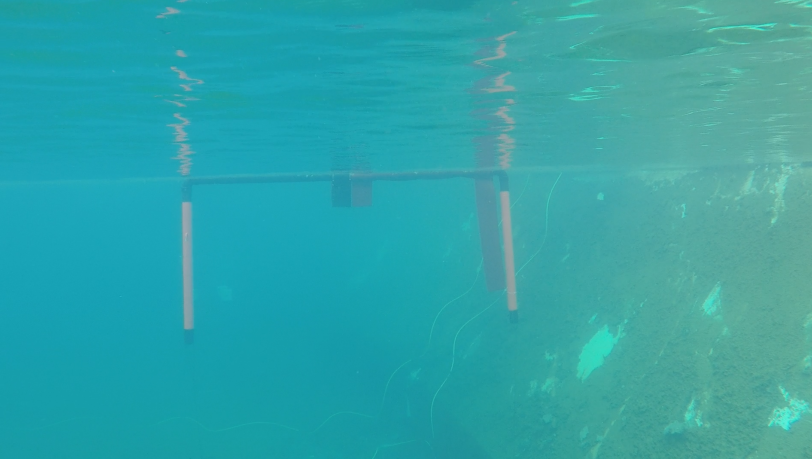
#> input picture src/00_12.PNG, 1624 x 918 px, given in place of Path4.png, which was not available (shown at 1/2 size)
$ python path.py
#> lines starting #> are read from the running program, lines starting #| are printed output that depends on the picture; after the words box and inside, x2 and y2 are one past the last pixel; in counts of white or black regions, pixels touching at a corner belong together; pictures that were not available may be replaced by others from this repository, and a replacement may not be noted
import os
import cv2
import glob
import math
import requests
import numpy as np
import matplotlib.pyplot as plt
from scipy.optimize import fsolve
from scipy.optimize import broyden1

class PathMarker():

   def __init__(self):
     self.x1 = 0
     self.x2 = 0
     self.y1 = 0
     self.y2 = 0
     self.d = 0
     self.l = 0

     self.YELLOW = (100, 255, 200)
     self.RED = (0, 0, 255)

   def RefPoint1(self,frame):
     # This function returns center point dimensions for a given image
     dimensions = frame.shape
     Y = int(dimensions[0]/2)
     X = int(dimensions[1]/2)
     center_coords = (X,Y)
     return center_coords

   def RefPoint2(self,frame, ref_point_1, starting_point, center_point):
     # This function returns the second reference point
     dist = int(math.sqrt((starting_point[0]-center_point[0])**2 + (starting_point[1]-center_point[1])**2))
     ref_point = (ref_point_1[0], ref_point_1[1]+dist)
     return ref_point

   # This function draws a point at the given coordinates
   def DrawPoint1(self,frame, text, color, X, Y):
  	 	font = cv2.FONT_HERSHEY_SIMPLEX
   		coord = (X, Y)
   		text_coord = (X+25, Y+25)
   		fontScale = 3
   		textScale = 1
   		fontColor = color
   		lineType = 7
   		cv2.putText(frame, '.', coord, font, fontScale, fontColor, lineType)
   		cv2.putText(frame, text, text_coord, font, textScale, fontColor, 6)
   		return frame
   # This function draws a line between two given points
   def DrawLine(self,frame, point1, point2):
     cv2.line(frame, point1, point2, (0, 255, 0), thickness=3, lineType=8)
     return frame
   def PreProcess(self,frame):
     imgray = cv2.cvtColor(frame, cv2.COLOR_BGR2RGB)

     # apply gaussian blur
     blur = cv2.GaussianBlur(frame,(5,5),0)
     blur1 = cv2.GaussianBlur(blur,(5,5),0)
     blur2 = cv2.GaussianBlur(blur1,(5,5),0)
     blur3 = cv2.GaussianBlur(blur2,(5,5),0)
     blur4 = cv2.GaussianBlur(blur3,(5,5),0)

     # convert from bgr to hsv
     hsv = cv2.cvtColor(blur4, cv2.COLOR_BGR2HSV)

     # define mask boundaries
     lower_blue = np.array([0,100,20])
     upper_blue = np.array([100,255,255])

     # apply HSV mask
     err = cv2.inRange(hsv, lower_blue, upper_blue)

     # apply morphological operators
     _, mask = cv2.threshold(err, 250, 255, cv2.THRESH_BINARY_INV)
     kernel = np.ones((5, 5), np.uint8)
     dilation = cv2.dilate(mask, kernel)

     # apply canny line detection
     edges = cv2.Canny(dilation,1000,1200)
     edges = np.float32(edges)
     return  edges

   def CornerDetect(self,img, edges):
     ret_list_x = []
     ret_list_y = []

     # GFTT Params
     max_num_of_corners = 18
     quality_level = 0.05
     min_distance = 34

     corners = cv2.goodFeaturesToTrack(edges, max_num_of_corners, quality_level, min_distance)
     corners = np.int0(corners)

     for i in corners:
       x1, y1 = i.ravel()
       cv2.circle(img,(x1,y1),3,255,-1)
       ret_list_x.append(x1)
       ret_list_y.append(y1)
     return img, ret_list_x, ret_list_y, corners
   # This function returns the starting point and the ending point
   # TODO: Remember to check if the shape is vertical or horizontal
   def get_starting_and_ending_points(self,corners):
     corners = corners[corners[:,0,1].argsort()]

     range = 2
     x = [p[0][0] for p in corners[0:range]]
     y = [p[0][1] for p in corners[0:range]]

     end_centroid = (int(sum(x) / range), int(sum(y) / range))

     x = [p[0][0] for p in corners[-range:]]
     y = [p[0][1] for p in corners[-range:]]

     start_centroid = (int(sum(x) / range), int(sum(y) / range))

     return start_centroid, end_centroid

   def f1(self,x):
     return (math.sqrt( abs( (self.l**2) - (self.x1**2) + (2*self.x1*x) - (x**2)) ) + self.y1 )

   def f2(self,x):
     return (math.sqrt( abs( (self.l**2) - (self.x2**2) + (2*self.x2*x) - (x**2)) ) + self.y2 )

   def twofuncs(self,x):
     y = [ self.f1(x[0])-x[1], self.f2(x[0])-x[1] ]
     return y

   def eqs(self,p):
     x, y = p
     return (y - (math.sqrt(abs((self.l**2) - (self.x1**2) + (2*self.x1*x) - (x**2))) + self.y1), y - (math.sqrt(abs((self.l**2) - (self.x2**2) + (2*self.x2*x) - (x**2))) + self.y2))

   def get_center_point(self,corners, starting_point, ending_point):
     #global x1, y1, x2, y2, l
     self.x1 = starting_point[0]
     self.y1 = starting_point[1]
     self.x2 = ending_point[0]
     self.y2 = ending_point[1]
     self.d = int(math.sqrt((self.x1-self.x2)**2+(self.y1-self.y2)**2))
     self.l = int((self.d/math.sin(math.radians(135)))*math.sin(math.radians(22.5)))
     print('({},{}) ({},{})\nbase = {} side = {}'.format(self.x1,self.y1,self.x2,self.y2,self.d,self.l))
     # [5 lines of commented-out code are left out]
     return (self.x1, self.y1)

   def find_path(self,img):
     im = np.array(img)

     # Draw reference point
     ref_coords = self.RefPoint1(img) # get reference point coordinates
     im = self.DrawPoint1(im, 'Reference Point', self.RED, ref_coords[0], ref_coords[1]) # draw

     # Preprocess image
     edges = self.PreProcess(img)
     edges_w_corners, edges_x_l, edges_y_l, corners = self.CornerDetect(img, edges)
     #
     # Get marker starting and ending points and draw them
     starting_point, ending_point = self.get_starting_and_ending_points(corners)
     im = self.DrawPoint1(im, 'Starting Point', self.YELLOW, starting_point[0], starting_point[1])
     im = self.DrawPoint1(im, 'Ending Point', self.YELLOW, ending_point[0], ending_point[1])

   #   # Get the center corner point and draw it
     center_point = self.get_center_point(corners, starting_point, ending_point)
     im = self.DrawPoint1(im, 'Center Point', self.YELLOW, center_point[0], center_point[1])

     # Connect the points with lines
     im = self.DrawLine(im, starting_point, center_point)
     im = self.DrawLine(im, center_point, ending_point)

     # Calculate and draw second reference point
     second_ref_coords = self.RefPoint2(im, ref_coords, starting_point, center_point) # get second reference point coordinates
     im = self.DrawPoint1(im, 'Reference Point 2', self.RED, second_ref_coords[0], second_ref_coords[1]) # draw

     im_rgb = cv2.cvtColor(im, cv2.COLOR_BGR2RGB)
     return im_rgb

path = PathMarker()

frame = cv2.imread("/home/zeyad/Path4.png",1)
#> frame is the input picture: shape (918, 1624, 3); mean B, G, R 168.8, 164.3, 47.9
processed_frame = path.find_path(frame)
#> in find_path, `ref_coords = self.RefPoint1(img)`: ref_coords = (812, 459)
#> in DrawPoint1, `cv2.putText(frame, text, text_coord, font, textScale, fontColor, 6)`:
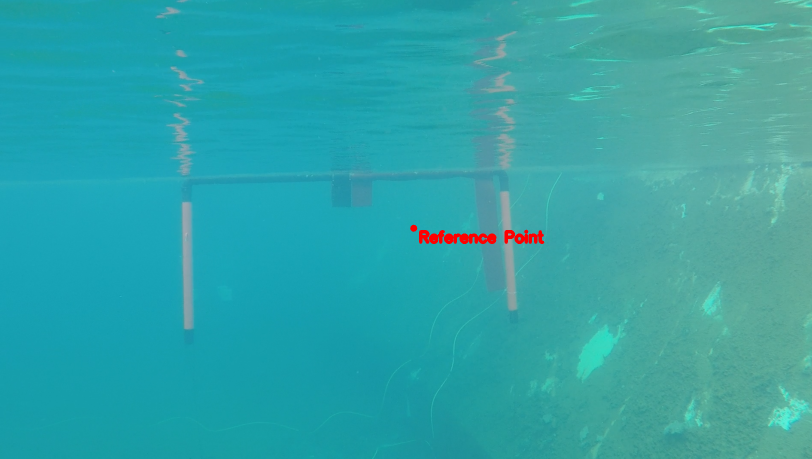
#> frame: shape (918, 1624, 3) (shown at 1/2 size); mean B, G, R 168.3, 163.8, 48.4
#> in PreProcess, `hsv = cv2.cvtColor(blur4, cv2.COLOR_BGR2HSV)`: hsv: shape (918, 1624, 3); mean H, S, V 90.5, 183.6, 172.2
#> in PreProcess, `err = cv2.inRange(hsv, lower_blue, upper_blue)`:
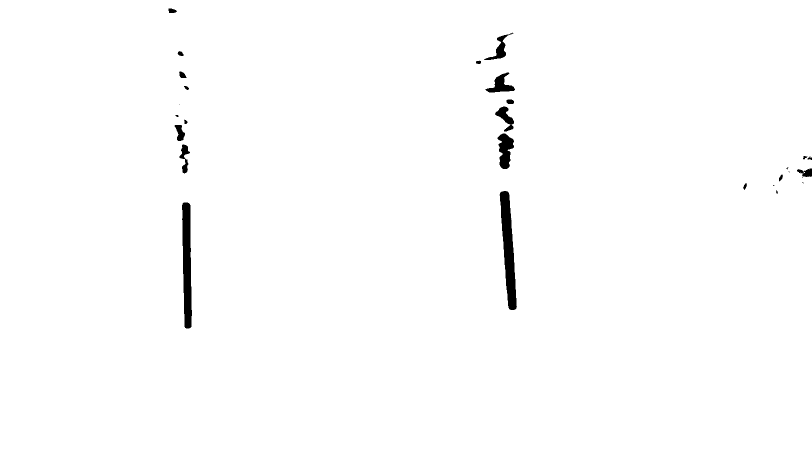
#> err: shape (918, 1624) (shown at 1/2 size); 99% white; 29 black regions (9 under 20 px), largest, box (x1, y1, x2, y2) and area: (999, 382, 1034, 620) 4435, (364, 405, 384, 657) 3890, (995, 267, 1028, 338) 1498
#> in PreProcess, `_, mask = cv2.threshold(err, 250, 255, cv2.THRESH_BINARY_INV)`:
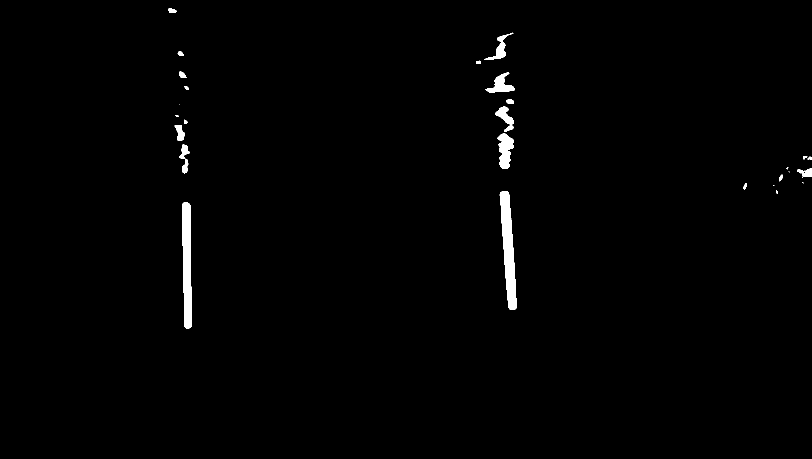
#> mask: shape (918, 1624) (shown at 1/2 size); 0.98% white; 29 white regions (9 under 20 px), largest, box (x1, y1, x2, y2) and area: (999, 382, 1034, 620) 4435, (364, 405, 384, 657) 3890, (995, 267, 1028, 338) 1498
#> in PreProcess, `dilation = cv2.dilate(mask, kernel)`:
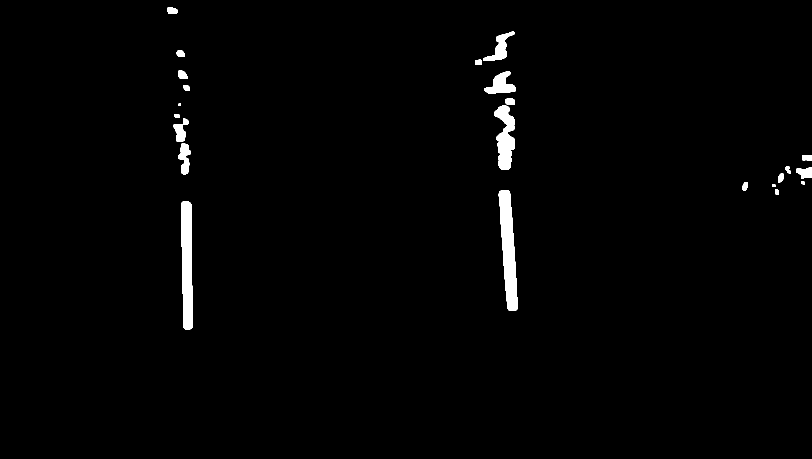
#> dilation: shape (918, 1624) (shown at 1/2 size); 1.4% white; 24 white regions, largest, box (x1, y1, x2, y2) and area: (997, 380, 1036, 622) 5544, (362, 403, 386, 659) 5002, (988, 211, 1030, 340) 3270
#> in PreProcess, `edges = cv2.Canny(dilation,1000,1200)`:
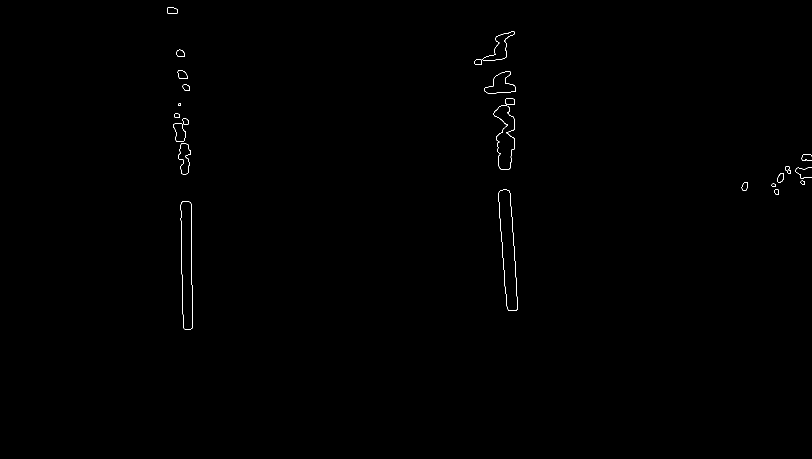
#> edges: shape (918, 1624) (shown at 1/2 size); 0.19% white in thin lines or dots, all inside (x1, y1, x2, y2) = (334, 14, 1624, 659)
#> in CornerDetect, `corners = cv2.goodFeaturesToTrack(edges, max_num_of_corners, quality_l..`: corners = 18 rows, first 8: [373, 312], [1555, 386], [1607, 366], [1493, 366], [1579, 344], [356, 233], [1017, 225], [377, 179]
#> the loop in CornerDetect, `for i in corners:` made 18 passes
#> (x1, y1) on passes 1 to 12: (373, 312), (1555, 386), (1607, 366), (1493, 366), (1579, 344), (356, 233), (1017, 225), (377, 179), (984, 171), (961, 127), (366, 111), (337, 25)
#> after the loop in CornerDetect, `for i in corners:`: img: shape (918, 1624, 3); 0.04% of pixels changed, all inside (x1, y1, x2, y2) = (334, 22, 1611, 390)
#> after the loop in CornerDetect, `for i in corners:`: ret_list_x = [373, 1555, 1607, 1493, 1579, 356, 1017, 377, 984, 961, 366, 337, 1014, 1024, 989, 1605, 1018, 1026]; ret_list_y = [312, 386, 366, 366, 344, 233, 225, 179, 171, 127, 111, 25, 265, 301, 107, 318, 144, 64]
#> in find_path, `edges_w_corners, edges_x_l, edges_y_l, corners = self.CornerDetect(img..`: edges_x_l has the same summary as ret_list_x in CornerDetect; edges_y_l has the same summary as ret_list_y in CornerDetect
#> in get_starting_and_ending_points, `corners = corners[corners[:,0,1].argsort()]`: corners = 18 rows, first 8: [337, 25], [1026, 64], [989, 107], [366, 111], [961, 127], [1018, 144], [984, 171], [377, 179]
#> in get_starting_and_ending_points, `x = [p[0][0] for p in corners[0:range]]`: x = [337, 1026]
#> in get_starting_and_ending_points, `y = [p[0][1] for p in corners[0:range]]`: y = [25, 64]
#> in get_starting_and_ending_points, `end_centroid = (int(sum(x) / range), int(sum(y) / range))`: end_centroid = (681, 44)
#> in get_starting_and_ending_points, `x = [p[0][0] for p in corners[-range:]]`: x = [1493, 1555]
#> in get_starting_and_ending_points, `y = [p[0][1] for p in corners[-range:]]`: y = [366, 386]
#> in get_starting_and_ending_points, `start_centroid = (int(sum(x) / range), int(sum(y) / range))`: start_centroid = (1524, 376)
#> in find_path, `starting_point, ending_point = self.get_starting_and_ending_points(cor..`: ending_point = (681, 44)
#> in DrawPoint1 (call 3), `cv2.putText(frame, '.', coord, font, fontScale, fontColor, lineType)`: frame: shape (918, 1624, 3); mean B, G, R 168.2, 163.9, 48.6
#> in get_center_point, `self.x1 = starting_point[0]`: self.x1 = 1524
#> in get_center_point, `self.y1 = starting_point[1]`: self.y1 = 376
#> in get_center_point, `self.x2 = ending_point[0]`: self.x2 = 681
#> in get_center_point, `self.y2 = ending_point[1]`: self.y2 = 44
#> in get_center_point, `self.d = int(math.sqrt((self.x1-self.x2)**2+(self.y1-self.y2)**2))`: self.d = 906
#> in get_center_point, `self.l = int((self.d/math.sin(math.radians(135)))*math.sin(math.radian..`: self.l = 490
#| (1524,376) (681,44)
#| base = 906 side = 490
#> in find_path, `center_point = self.get_center_point(corners, starting_point, ending_p..`: center_point = (1524, 376)
#> in DrawPoint1 (call 4), `cv2.putText(frame, text, text_coord, font, textScale, fontColor, 6)`: frame: shape (918, 1624, 3); mean B, G, R 168.1, 164.2, 48.9
#> in DrawLine, `cv2.line(frame, point1, point2, (0, 255, 0), thickness=3, lineType=8)`: frame: shape (918, 1624, 3); mean B, G, R 168.1, 164.2, 48.9
#> call 2 of DrawLine, with point1 = (1524, 376), point2 = (681, 44)
#> in DrawLine (call 2), `cv2.line(frame, point1, point2, (0, 255, 0), thickness=3, lineType=8)`:
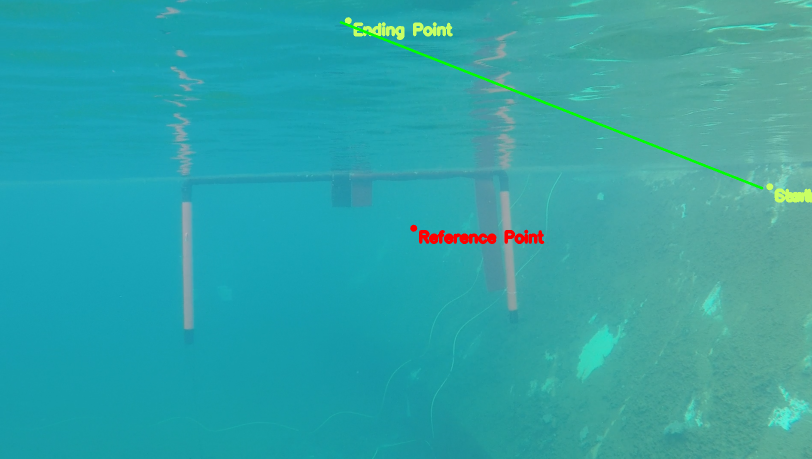
#> frame: shape (918, 1624, 3) (shown at 1/2 size); mean B, G, R 167.5, 164.4, 48.7
#> in RefPoint2, `dist = int(math.sqrt((starting_point[0]-center_point[0])**2 + (startin..`: dist = 0
#> in RefPoint2, `ref_point = (ref_point_1[0], ref_point_1[1]+dist)`: ref_point = (812, 459)
#> in DrawPoint1 (call 5), `cv2.putText(frame, text, text_coord, font, textScale, fontColor, 6)`: frame: shape (918, 1624, 3); 0.02% of pixels changed, all inside (x1, y1, x2, y2) = (1103, 460, 1124, 488)
cv2.imshow('',processed_frame)
cv2.waitKey(0)
cv2.destroyAllWindows()
